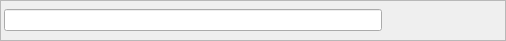
<?xml version="1.0" encoding="UTF-8"?>
<ui version="4.0">
 <class>FindWidget</class>
 <widget class="QWidget" name="FindWidget">
  <property name="geometry">
   <rect>
    <x>0</x>
    <y>0</y>
    <width>506</width>
    <height>41</height>
   </rect>
  </property>
  <property name="windowTitle">
   <string>Form</string>
  </property>
  <property name="windowOpacity">
   <double>0.000000000000000</double>
  </property>
  <property name="layoutDirection">
   <enum>Qt::LeftToRight</enum>
  </property>
  <property name="autoFillBackground">
   <bool>true</bool>
  </property>
  <layout class="QHBoxLayout" name="horizontalLayout">
   <property name="spacing">
    <number>0</number>
   </property>
   <property name="leftMargin">
    <number>0</number>
   </property>
   <property name="topMargin">
    <number>0</number>
   </property>
   <property name="rightMargin">
    <number>0</number>
   </property>
   <property name="bottomMargin">
    <number>0</number>
   </property>
   <item>
    <widget class="QFrame" name="frame">
     <property name="frameShape">
      <enum>QFrame::StyledPanel</enum>
     </property>
     <property name="frameShadow">
      <enum>QFrame::Raised</enum>
     </property>
     <layout class="QHBoxLayout" name="horizontalLayout_3">
      <property name="spacing">
       <number>0</number>
      </property>
      <property name="leftMargin">
       <number>3</number>
      </property>
      <property name="topMargin">
       <number>3</number>
      </property>
      <property name="rightMargin">
       <number>3</number>
      </property>
      <property name="bottomMargin">
       <number>3</number>
      </property>
      <item>
       <layout class="QVBoxLayout" name="verticalLayout">
        <property name="spacing">
         <number>0</number>
        </property>
        <property name="leftMargin">
         <number>0</number>
        </property>
        <property name="topMargin">
         <number>0</number>
        </property>
        <property name="rightMargin">
         <number>0</number>
        </property>
        <property name="bottomMargin">
         <number>0</number>
        </property>
        <item>
         <layout class="QHBoxLayout" name="horizontalLayoutFind">
          <property name="spacing">
           <number>0</number>
          </property>
          <item>
           <widget class="QLineEdit" name="editWhere"/>
          </item>
          <item>
           <widget class="QPushButton" name="btnDown">
            <property name="autoFillBackground">
             <bool>true</bool>
            </property>
            <property name="text">
             <string/>
            </property>
            <property name="icon">
             <iconset>
              <normaloff>:/images/images/arrow_sans_down-256.png</normaloff>:/images/images/arrow_sans_down-256.png</iconset>
            </property>
            <property name="shortcut">
             <string>F3</string>
            </property>
            <property name="autoDefault">
             <bool>true</bool>
            </property>
            <property name="default">
             <bool>true</bool>
            </property>
            <property name="flat">
             <bool>true</bool>
            </property>
           </widget>
          </item>
          <item>
           <widget class="QPushButton" name="btnUp">
            <property name="text">
             <string/>
            </property>
            <property name="icon">
             <iconset>
              <normaloff>:/images/images/arrow_sans_up-256.png</normaloff>:/images/images/arrow_sans_up-256.png</iconset>
            </property>
            <property name="shortcut">
             <string>Shift+F3</string>
            </property>
            <property name="flat">
             <bool>true</bool>
            </property>
           </widget>
          </item>
          <item>
           <widget class="QPushButton" name="btnClose">
            <property name="text">
             <string/>
            </property>
            <property name="icon">
             <iconset>
              <normaloff>:/images/images/icon-close-128.png</normaloff>:/images/images/icon-close-128.png</iconset>
            </property>
            <property name="shortcut">
             <string>Esc</string>
            </property>
            <property name="flat">
             <bool>true</bool>
            </property>
           </widget>
          </item>
         </layout>
        </item>
       </layout>
      </item>
     </layout>
    </widget>
   </item>
  </layout>
  <action name="actionSearchNext">
   <property name="text">
    <string>SearchNext</string>
   </property>
   <property name="shortcut">
    <string>F3</string>
   </property>
  </action>
 </widget>
 <resources/>
 <connections>
  <connection>
   <sender>editWhere</sender>
   <signal>returnPressed()</signal>
   <receiver>btnDown</receiver>
   <slot>click()</slot>
   <hints>
    <hint type="sourcelabel">
     <x>91</x>
     <y>22</y>
    </hint>
    <hint type="destinationlabel">
     <x>424</x>
     <y>26</y>
    </hint>
   </hints>
  </connection>
 </connections>
</ui>
